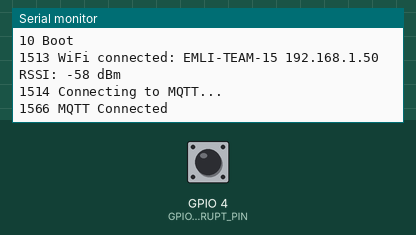
Recording of a sketch running on a simulated ESP8266 (NodeMCU). Parts: the last lines printed to the serial monitor. Inputs (shaded band) come from the test bench; at power-on: GPIO 4 (GPIO_INTERRUPT_PIN) HIGH. WiFi joins after 1.5 s; servers stay silent unless stated; no MQTT or app messages arrive unless stated.

Above: at 2.7 s.
2.8 s: GPIO 4 (GPIO_INTERRUPT_PIN) pulled LOW for 0.15 s
At 3.5 s:
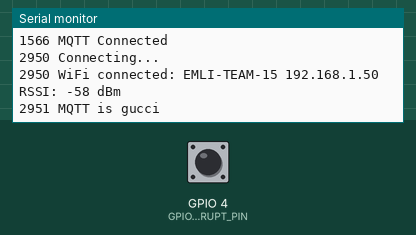
4.4 s: GPIO 4 (GPIO_INTERRUPT_PIN) pulled LOW for 1 s
At 6.0 s:
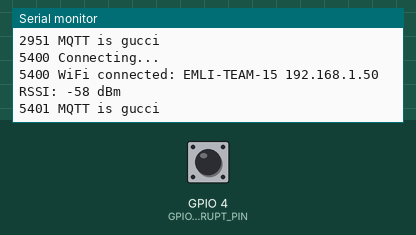
6.9 s: GPIO 4 (GPIO_INTERRUPT_PIN) pulled LOW for 0.15 s
At 7.8 s:
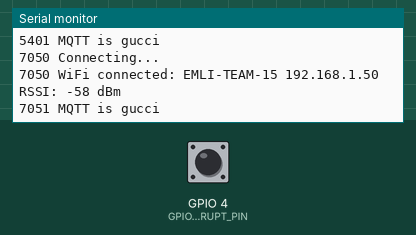
Timing chart, 0 to 9.9 s (numbered marks = the images above; inputs shaded):
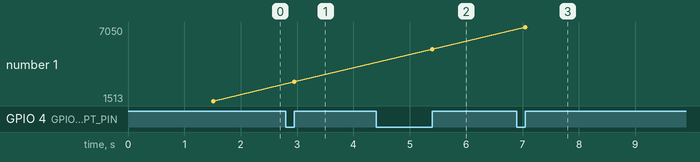

The sketch:

esp8266_count_mqtt.ino
```cpp
// Embedded Linux (EMLI)
// University of Southern Denmark

// 2022-03-24, Kjeld Jensen, First version

// Configuration
#define WIFI_SSID       "EMLI-TEAM-15"
#define WIFI_PASSWORD    "pillip15"

#define MQTT_SERVER      "192.168.10.1"
#define MQTT_SERVERPORT  1883
#define MQTT_USERNAME    "oliverersej"
#define MQTT_KEY         "oliverersej"
#define MQTT_TOPIC       "/trigger"

// wifi
#include <ESP8266WiFiMulti.h>
#include <ESP8266HTTPClient.h>
ESP8266WiFiMulti WiFiMulti;
const uint32_t conn_tout_ms = 5000;

// counter
#define GPIO_INTERRUPT_PIN 4
#define DEBOUNCE_TIME 100
volatile unsigned long count_prev_time;
volatile unsigned long count;
#define trigger 1

// mqtt
#include "Adafruit_MQTT.h"
#include "Adafruit_MQTT_Client.h"
WiFiClient wifi_client;
Adafruit_MQTT_Client mqtt(&wifi_client, MQTT_SERVER, MQTT_SERVERPORT, MQTT_USERNAME, MQTT_KEY);
Adafruit_MQTT_Publish count_mqtt_publish = Adafruit_MQTT_Publish(&mqtt, MQTT_USERNAME MQTT_TOPIC);

// publish
#define PUBLISH_INTERVAL 30
unsigned long prev_post_time;

// debug
#define DEBUG_INTERVAL 2000
unsigned long prev_debug_time;

//ICACHE_RAM_ATTR void count_isr()
//{
  //if (count_prev_time + DEBOUNCE_TIME < millis() || count_prev_time > millis())
  //{
  //  count_prev_time = millis();
   // count++;
 // }
//}

void debug(const char *s)
{
  Serial.print (millis());
  Serial.print (" ");
  Serial.println(s);
}

void mqtt_connect()
{
  int8_t ret;

  // Stop if already connected.
  if (! mqtt.connected())
  {
    debug("Connecting to MQTT... ");
    while ((ret = mqtt.connect()) != 0)
    { // connect will return 0 for connected
         Serial.println(mqtt.connectErrorString(ret));
         debug("Retrying MQTT connection in 5 seconds...");
         mqtt.disconnect();
         delay(5000);  // wait 5 seconds
    }
    debug("MQTT Connected");
  }
}

void print_wifi_status()
{
  Serial.print (millis());
  Serial.print(" WiFi connected: ");
  Serial.print(WiFi.SSID());
  Serial.print(" ");
  Serial.print(WiFi.localIP());
  Serial.print(" RSSI: ");
  Serial.print(WiFi.RSSI());
  Serial.println(" dBm");
}

void setup()
{
  // count
  count_prev_time = millis();
  count = 0;
  pinMode(GPIO_INTERRUPT_PIN, INPUT_PULLUP);


  attachInterrupt(digitalPinToInterrupt(GPIO_INTERRUPT_PIN), publish_data, RISING);
  //Serial.print();

  // serial
  Serial.begin(115200);
  delay(10);
  debug("Boot");

  // wifi
  WiFi.persistent(false);
  WiFi.mode(WIFI_STA);
  WiFiMulti.addAP(WIFI_SSID, WIFI_PASSWORD);
  if(WiFiMulti.run(conn_tout_ms) == WL_CONNECTED)
  {
    print_wifi_status();
  }
  else
  {
    debug("Unable to connect");
  }
  mqtt_connect();
}

ICACHE_RAM_ATTR void publish_data()
{
  if (count_prev_time + DEBOUNCE_TIME < millis() || count_prev_time > millis())
  {
    count = 0;
    Serial.print(millis());
    Serial.println(" Connecting...");
    if((WiFiMulti.run(conn_tout_ms) == WL_CONNECTED))
    {
      print_wifi_status();
      if (! count_mqtt_publish.publish(trigger))
      {
        debug("MQTT failed");
      }
      else
      {
        debug("MQTT is gucci");
      }
    }
    count_prev_time = millis();
    count++;
  }
}

void loop()
{


}
```

Measured:
- after the input at 2.8 s, the serial monitor: prints a new line after 0.15 s (image 1)
- after the input at 4.4 s, the serial monitor: prints a new line after 1.0 s (image 2)
- after the input at 6.9 s, the serial monitor: prints a new line after 0.15 s (image 3)
- plotted number 1: 1513 → 2950 after the input at 2.8 s, 2950 → 5400 after the input at 4.4 s, 5400 → 7050 after the input at 6.9 s
